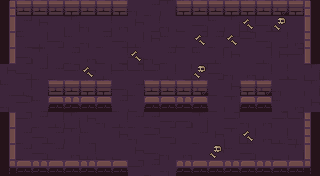

Tiled map render using the project's own tile images. Description and the whole map definition, tile-layer contents included, below:
An orthogonal 20x11 tile map with 16x16 px tiles, 6 tile layers (ground, dressing, decor, walls, ...) and 12 objects (5x ENTRY, 5x ENEMY, 2x PROP).

<map version="1.10" tiledversion="1.10.2" orientation="orthogonal" renderorder="right-down" width="20" height="11" tilewidth="16" tileheight="16" infinite="0" nextlayerid="8" nextobjectid="13">
 <tileset firstgid="1" name="dungeon" tilewidth="16" tileheight="16" tilecount="100" columns="10">
  <image source="../../../gfx/tiles/depths/dungeon_tileset.png" width="160" height="160" />
 </tileset>
 <layer id="1" name="ground" width="20" height="11">
  <data encoding="csv">
7,28,19,30,27,17,27,18,30,7,29,17,9,17,9,17,30,7,10,10,
9,7,18,19,29,30,17,27,18,17,30,20,9,10,29,8,9,20,19,17,
28,10,8,9,10,30,7,9,8,18,10,20,7,7,7,28,9,17,27,10,
7,9,29,19,7,27,20,17,9,30,7,19,10,8,18,19,8,18,28,28,
18,9,7,7,28,18,8,28,28,28,8,17,7,9,30,27,8,17,20,29,
10,8,19,20,30,9,10,9,7,9,30,8,10,20,18,28,28,30,19,29,
30,28,10,29,29,30,18,7,20,27,19,10,30,20,29,20,20,10,27,18,
27,28,7,8,29,18,30,8,7,7,9,9,29,19,28,30,27,28,28,30,
9,7,9,7,29,10,19,18,30,28,9,19,7,18,29,8,27,8,30,28,
30,7,9,7,27,8,20,20,18,9,30,27,19,18,10,9,19,20,29,7,
29,17,8,8,30,29,29,9,28,7,30,18,29,28,27,18,30,17,20,19
</data>
 </layer>
 <layer id="2" name="dressing" width="20" height="11">
  <data encoding="csv">
0,0,0,0,0,0,0,0,0,0,0,0,0,0,0,0,0,0,0,0,
0,0,0,0,0,0,0,0,0,0,0,0,0,0,0,69,0,78,0,0,
0,0,0,0,0,0,0,0,0,0,0,0,69,0,69,0,0,0,0,0,
0,0,0,0,0,0,0,0,69,0,0,0,0,0,0,0,0,0,0,0,
0,0,0,0,0,69,0,0,0,0,0,0,78,0,0,0,0,0,0,0,
0,0,0,0,0,0,0,0,0,0,0,0,0,0,0,0,0,0,0,0,
0,0,0,0,0,0,0,0,0,0,0,0,0,0,0,0,0,0,0,0,
0,0,0,0,0,0,0,0,0,0,0,0,0,0,0,0,0,0,0,0,
0,0,0,0,0,0,0,0,0,0,0,0,0,0,0,69,0,0,0,0,
0,0,0,0,0,0,0,0,0,0,0,0,0,78,0,0,0,0,0,0,
0,0,0,0,0,0,0,0,0,0,0,0,0,0,0,0,0,0,0,0
</data>
 </layer>
 <layer id="3" name="decor" width="20" height="11">
  <data encoding="csv">
0,0,0,0,0,0,0,0,0,0,0,0,0,0,0,0,0,0,0,0,
0,0,0,0,0,0,0,0,0,0,0,0,0,0,0,0,0,0,0,0,
0,0,0,0,0,0,0,0,0,0,0,0,0,0,0,0,0,0,0,0,
0,0,0,0,0,0,0,0,0,0,0,0,0,0,0,0,0,0,0,0,
0,0,0,0,0,0,0,0,0,0,0,0,0,0,0,0,0,0,0,0,
0,0,0,0,0,0,0,0,0,0,0,0,0,0,0,0,0,0,0,0,
0,0,0,0,0,0,0,0,0,0,0,0,0,0,0,0,0,0,0,0,
0,0,0,0,0,0,0,0,0,0,0,0,0,0,0,0,0,0,0,0,
0,0,0,0,0,0,0,0,0,0,0,0,0,0,0,0,0,0,0,0,
0,0,0,0,0,0,0,0,0,0,0,0,0,0,0,0,0,0,0,0,
0,0,0,0,0,0,0,0,0,0,0,0,0,0,0,0,0,0,0,0
</data>
 </layer>
 <layer id="4" name="walls" width="20" height="11">
  <data encoding="csv">
1,3,3,3,2,3,3,2,0,0,0,2,3,3,5,5,3,4,5,6,
11,0,0,0,0,0,0,0,0,0,0,0,0,0,0,0,0,0,0,16,
11,0,0,0,0,0,0,0,0,0,0,0,0,0,0,0,0,0,0,26,
11,0,0,0,0,0,0,0,0,0,0,0,0,0,0,0,0,0,0,16,
0,0,0,0,0,0,0,0,0,0,0,0,0,0,0,0,0,0,0,0,
0,0,0,0,0,0,0,0,0,0,0,0,0,0,0,0,0,0,0,0,
0,0,0,0,0,0,0,0,0,0,0,0,0,0,0,0,0,0,0,0,
31,0,0,0,0,0,0,0,0,0,0,0,0,0,0,0,0,0,0,26,
31,0,0,0,0,0,0,0,0,0,0,0,0,0,0,0,0,0,0,26,
11,0,0,0,0,0,0,0,0,0,0,0,0,0,0,0,0,0,0,16,
41,42,43,45,45,44,42,42,0,0,0,43,42,42,43,42,43,42,42,46
</data>
 </layer>
 <layer id="5" name="props" width="20" height="11">
  <data encoding="csv">
0,0,0,0,0,0,0,0,0,0,0,0,0,0,0,0,0,0,0,0,
0,0,0,0,0,0,0,0,0,0,0,0,0,0,0,0,0,0,0,0,
0,0,0,0,0,0,0,0,0,0,0,0,0,0,0,0,0,0,0,0,
0,0,0,0,0,0,0,0,0,0,0,0,0,0,0,0,0,0,0,0,
0,0,0,0,0,0,0,0,0,0,0,0,0,0,0,0,0,0,0,0,
0,0,0,3,3,2,5,0,0,3,3,3,4,0,0,2,4,0,0,0,
0,0,0,42,43,42,42,0,0,45,45,43,45,0,0,45,45,0,0,0,
0,0,0,0,0,0,0,0,0,0,0,0,0,0,0,0,0,0,0,0,
0,0,0,0,0,0,0,0,0,0,0,0,0,0,0,0,0,0,0,0,
0,0,0,0,0,0,0,0,0,0,0,0,0,0,0,0,0,0,0,0,
0,0,0,0,0,0,0,0,0,0,0,0,0,0,0,0,0,0,0,0
</data>
 </layer>
 <layer id="6" name="overhead" width="20" height="11">
  <data encoding="csv">
0,0,0,0,0,0,0,0,0,0,0,0,0,0,0,0,0,0,0,0,
0,0,0,0,0,0,0,0,0,0,0,0,0,0,0,0,0,0,0,0,
0,0,0,0,0,0,0,0,0,0,0,0,0,0,0,0,0,0,0,0,
0,0,0,0,0,0,0,0,0,0,0,0,0,0,0,0,0,0,0,0,
0,0,0,0,0,0,0,0,0,0,0,0,0,0,0,0,0,0,0,0,
0,0,0,0,0,0,0,0,0,0,0,0,0,0,0,0,0,0,0,0,
0,0,0,0,0,0,0,0,0,0,0,0,0,0,0,0,0,0,0,0,
0,0,0,0,0,0,0,0,0,0,0,0,0,0,0,0,0,0,0,0,
0,0,0,0,0,0,0,0,0,0,0,0,0,0,0,0,0,0,0,0,
0,0,0,0,0,0,0,0,0,0,0,0,0,0,0,0,0,0,0,0,
0,0,0,0,0,0,0,0,0,0,0,0,0,0,0,0,0,0,0,0
</data>
 </layer>
 <objectgroup id="7" name="spawns">
  <object id="1" name="UP" type="ENTRY" x="152" y="24" />
  <object id="2" name="DOWN" type="ENTRY" x="152" y="152" />
  <object id="3" name="LEFT" type="ENTRY" x="24" y="88" />
  <object id="4" name="RIGHT" type="ENTRY" x="296" y="88" />
  <object id="5" name="" type="ENTRY" x="168" y="72" />
  <object id="6" name="" type="ENEMY" x="248" y="56" />
  <object id="7" name="" type="ENEMY" x="152" y="120" />
  <object id="8" name="" type="ENEMY" x="248" y="120" />
  <object id="9" name="" type="ENEMY" x="72" y="120" />
  <object id="10" name="" type="ENEMY" x="72" y="56" />
  <object id="11" name="torch" type="PROP" x="56" y="168" />
  <object id="12" name="torch" type="PROP" x="264" y="168" />
 </objectgroup>
</map>
